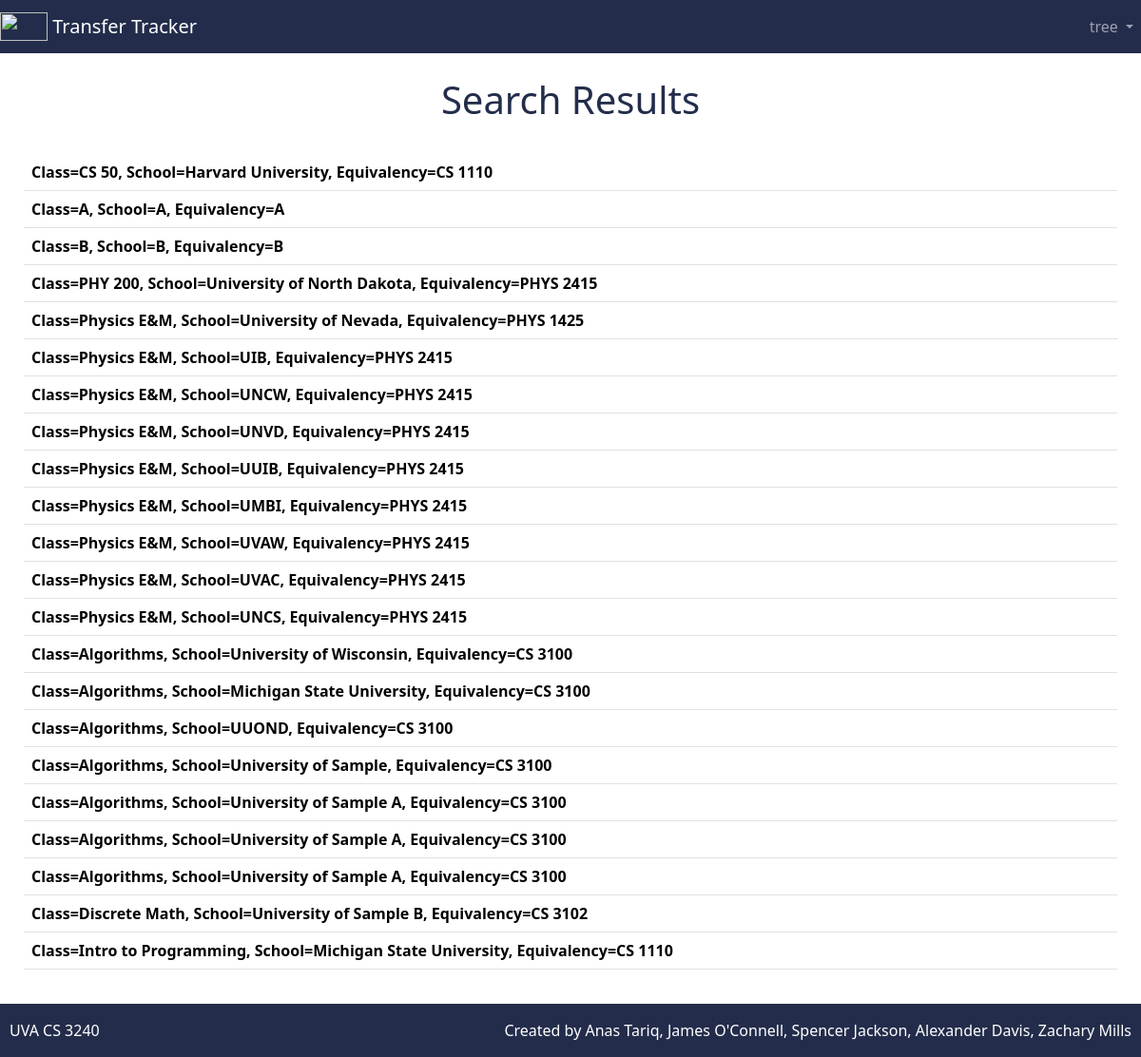
Before: /home/seas/approved (signed in) with the older database file.
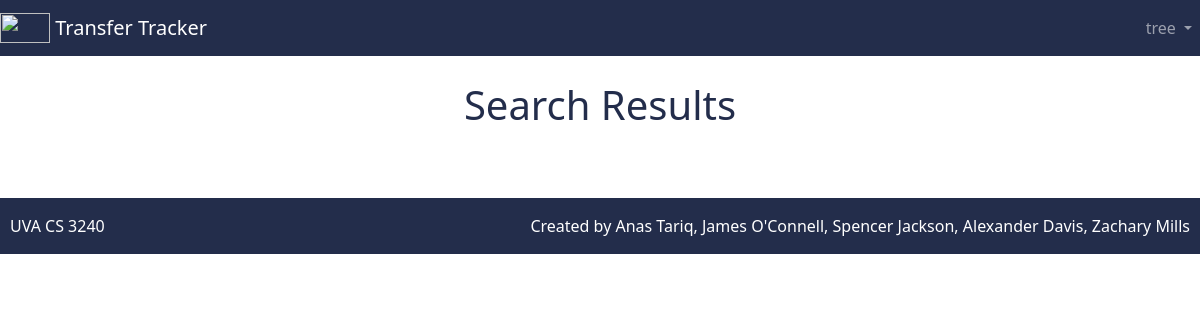
After: the same page with the newer database file.
### login/models.py (models this page shows)
class ApprovedTransfer(models.Model):
    class_name = models.CharField(max_length=200)
    school_name = models.CharField(max_length=200, default="uva")
    equivalency_name = models.CharField(max_length=200, default="None")
    user=models.CharField(max_length=200,default="None")
    def __str__(self):
        return "Class="+self.class_name+", School="+self.school_name+", Equivalency="+self.equivalency_name

### login/views.py (the view)
# urls.py: path('home/seas/approved', views.ApprovedTransferView.as_view()),
class ApprovedTransferView(generic.ListView):
    model = ApprovedTransfer
    template_name = 'approved.html'
    def get_queryset(self):
        return ApprovedTransfer.objects.all()

### templates/approved.html (shortened to what this page needs)
{% load socialaccount %}
{% load bootstrap5 %}
{% bootstrap_css %}
<html>
<body>
<div class="d-flex flex-column mx-auto">
    <div class="d-flex flex-column mx-auto" style="width:100%">
        {% if user.is_authenticated %}
        <div class="d-xxl-flex">
            <nav class="navbar navbar-expand navbar-dark" style="background-color: #232D4B">
                <a class="navbar-brand" href="/home/">
                    <img src="https://dynaimage.cdn.cnn.com/cnn/c_fill,g_auto,w_1200,h_675,ar_16:9/https%3A%2F%2Fcdn.cnn.com%2Fcnnnext%2Fdam%2Fassets%2F200617130257-01-uva-reworked-logo-0616.jpg" width="50" height="30" class="d-inline-block align-top" alt="">
                    Transfer Tracker
                </a>
                <div class="collapse navbar-collapse" id="navbarNavDropdown">
                    <ul class="navbar-nav ms-auto">
                        <li class="nav-item dropdown">
                            <a class="nav-link dropdown-toggle" href="#" id="navbarDropdownMenuLink" role="button" data-bs-toggle="dropdown" aria-expanded="false">
                                {{ user.username }}
                            </a>
                        </li>
                    </ul>
                </div>
            </nav>
        </div>
        <div class="d-flex justify-content-center" style="padding-top:25px;padding-bottom:25px">
            <h1>Search Results</h1>
        </div>
        <div class="d-flex" style="padding-bottom:20px;padding-left:25px;padding-right:25px">
            <table class="table table-hover">
                {% for appr in object_list %}
                <tr>
                    <th>{{ appr }}</th>
                </tr>
                {% endfor %}
            </table>
        </div>
        {% else %}
        <a href="{% provider_login_url 'google' %}">Login With Google</a>
        {% endif %}
    </div>
    <div class="d-xxl-flex">
        <nav class="navbar" style="background-color: #232D4B">
            <span class="navbar-text" style="padding-left:10px">UVA CS 3240</span>
            <span class="navbar-text ml-auto" style="padding-right:10px">Created by Anas Tariq, James O'Connell, Spencer Jackson, Alexander Davis, Zachary Mills </span>
        </nav>
    </div>
</div>

### templates/approved.html (style rules this page uses)
h1 { color: #232D4B; }
.navbar-text { color: white; }

Changed rows visible on the page:
removed ApprovedTransfer: class_name+school_name+equivalency_name "Class=CS 50, School=Harvard University, Equivalency=CS 1110"
removed ApprovedTransfer: class_name+school_name+equivalency_name "Class=A, School=A, Equivalency=A"
removed ApprovedTransfer: class_name+school_name+equivalency_name "Class=B, School=B, Equivalency=B"
removed ApprovedTransfer: class_name+school_name+equivalency_name "Class=PHY 200, School=University of North Dakota, Equivalency=PHYS 2415"
removed ApprovedTransfer: class_name+school_name+equivalency_name "Class=Physics E&M, School=University of Nevada, Equivalency=PHYS 1425"
removed ApprovedTransfer: class_name+school_name+equivalency_name "Class=Physics E&M, School=UIB, Equivalency=PHYS 2415"
removed ApprovedTransfer: class_name+school_name+equivalency_name "Class=Physics E&M, School=UNCW, Equivalency=PHYS 2415"
removed ApprovedTransfer: class_name+school_name+equivalency_name "Class=Physics E&M, School=UNVD, Equivalency=PHYS 2415"
removed ApprovedTransfer: class_name+school_name+equivalency_name "Class=Physics E&M, School=UUIB, Equivalency=PHYS 2415"
removed ApprovedTransfer: class_name+school_name+equivalency_name "Class=Physics E&M, School=UMBI, Equivalency=PHYS 2415"
removed ApprovedTransfer: class_name+school_name+equivalency_name "Class=Physics E&M, School=UVAW, Equivalency=PHYS 2415"
removed ApprovedTransfer: class_name+school_name+equivalency_name "Class=Physics E&M, School=UVAC, Equivalency=PHYS 2415"
removed ApprovedTransfer: class_name+school_name+equivalency_name "Class=Physics E&M, School=UNCS, Equivalency=PHYS 2415"
removed ApprovedTransfer: class_name+school_name+equivalency_name "Class=Algorithms, School=University of Wisconsin, Equivalency=CS 3100"
removed ApprovedTransfer: class_name+school_name+equivalency_name "Class=Algorithms, School=Michigan State University, Equivalency=CS 3100"
removed ApprovedTransfer: class_name+school_name+equivalency_name "Class=Algorithms, School=UUOND, Equivalency=CS 3100"
removed ApprovedTransfer: class_name+school_name+equivalency_name "Class=Algorithms, School=University of Sample, Equivalency=CS 3100"
removed ApprovedTransfer: class_name+school_name+equivalency_name "Class=Algorithms, School=University of Sample A, Equivalency=CS 3100"
removed ApprovedTransfer: class_name+school_name+equivalency_name "Class=Algorithms, School=University of Sample A, Equivalency=CS 3100"
removed ApprovedTransfer: class_name+school_name+equivalency_name "Class=Algorithms, School=University of Sample A, Equivalency=CS 3100"
removed ApprovedTransfer: class_name+school_name+equivalency_name "Class=Discrete Math, School=University of Sample B, Equivalency=CS 3102"
removed ApprovedTransfer: class_name+school_name+equivalency_name "Class=Intro to Programming, School=Michigan State University, Equivalency=CS 1110"
